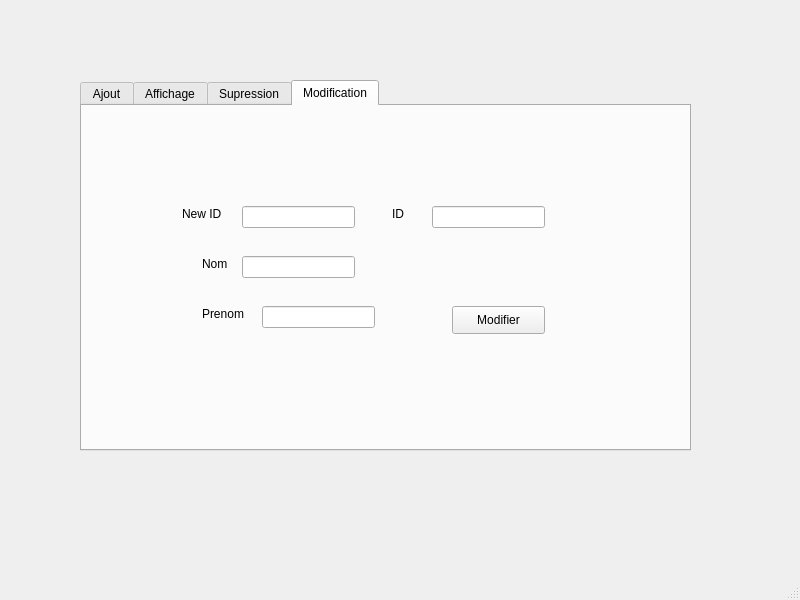
<?xml version="1.0" encoding="UTF-8"?>
<ui version="4.0">
 <class>MainWindow</class>
 <widget class="QMainWindow" name="MainWindow">
  <property name="geometry">
   <rect>
    <x>0</x>
    <y>0</y>
    <width>800</width>
    <height>600</height>
   </rect>
  </property>
  <property name="windowTitle">
   <string>MainWindow</string>
  </property>
  <widget class="QWidget" name="centralwidget">
   <widget class="QTabWidget" name="tabWidget">
    <property name="geometry">
     <rect>
      <x>80</x>
      <y>80</y>
      <width>611</width>
      <height>371</height>
     </rect>
    </property>
    <property name="currentIndex">
     <number>3</number>
    </property>
    <widget class="QWidget" name="tab">
     <attribute name="title">
      <string>Ajout</string>
     </attribute>
     <widget class="QLabel" name="label">
      <property name="geometry">
       <rect>
        <x>110</x>
        <y>80</y>
        <width>56</width>
        <height>16</height>
       </rect>
      </property>
      <property name="text">
       <string>ID</string>
      </property>
     </widget>
     <widget class="QLabel" name="label_2">
      <property name="geometry">
       <rect>
        <x>110</x>
        <y>130</y>
        <width>56</width>
        <height>16</height>
       </rect>
      </property>
      <property name="text">
       <string>Nom</string>
      </property>
     </widget>
     <widget class="QLabel" name="label_3">
      <property name="geometry">
       <rect>
        <x>110</x>
        <y>180</y>
        <width>56</width>
        <height>16</height>
       </rect>
      </property>
      <property name="text">
       <string>Prenom</string>
      </property>
     </widget>
     <widget class="QLineEdit" name="lineEdit_ID">
      <property name="geometry">
       <rect>
        <x>150</x>
        <y>80</y>
        <width>113</width>
        <height>22</height>
       </rect>
      </property>
     </widget>
     <widget class="QLineEdit" name="lineEdit_Nom">
      <property name="geometry">
       <rect>
        <x>150</x>
        <y>130</y>
        <width>113</width>
        <height>22</height>
       </rect>
      </property>
     </widget>
     <widget class="QLineEdit" name="lineEdit_Prenom">
      <property name="geometry">
       <rect>
        <x>170</x>
        <y>180</y>
        <width>113</width>
        <height>22</height>
       </rect>
      </property>
     </widget>
     <widget class="QPushButton" name="pushButton">
      <property name="geometry">
       <rect>
        <x>370</x>
        <y>180</y>
        <width>93</width>
        <height>28</height>
       </rect>
      </property>
      <property name="text">
       <string>Ajouter</string>
      </property>
     </widget>
    </widget>
    <widget class="QWidget" name="tab_3">
     <attribute name="title">
      <string>Affichage</string>
     </attribute>
     <widget class="QTableView" name="tableView">
      <property name="geometry">
       <rect>
        <x>70</x>
        <y>40</y>
        <width>461</width>
        <height>261</height>
       </rect>
      </property>
     </widget>
    </widget>
    <widget class="QWidget" name="tab_2">
     <attribute name="title">
      <string>Supression</string>
     </attribute>
     <widget class="QLabel" name="label_4">
      <property name="geometry">
       <rect>
        <x>160</x>
        <y>150</y>
        <width>56</width>
        <height>16</height>
       </rect>
      </property>
      <property name="text">
       <string>ID</string>
      </property>
     </widget>
     <widget class="QLineEdit" name="lineEdit_IDS">
      <property name="geometry">
       <rect>
        <x>190</x>
        <y>150</y>
        <width>113</width>
        <height>22</height>
       </rect>
      </property>
     </widget>
     <widget class="QPushButton" name="pushButton_2">
      <property name="geometry">
       <rect>
        <x>250</x>
        <y>250</y>
        <width>93</width>
        <height>28</height>
       </rect>
      </property>
      <property name="text">
       <string>Supprimer</string>
      </property>
     </widget>
    </widget>
    <widget class="QWidget" name="tab_4">
     <attribute name="title">
      <string>Modification</string>
     </attribute>
     <widget class="QLabel" name="label_5">
      <property name="geometry">
       <rect>
        <x>120</x>
        <y>200</y>
        <width>56</width>
        <height>16</height>
       </rect>
      </property>
      <property name="text">
       <string>Prenom</string>
      </property>
     </widget>
     <widget class="QLineEdit" name="lineEdit_Prenom_2">
      <property name="geometry">
       <rect>
        <x>180</x>
        <y>200</y>
        <width>113</width>
        <height>22</height>
       </rect>
      </property>
     </widget>
     <widget class="QLabel" name="label_6">
      <property name="geometry">
       <rect>
        <x>100</x>
        <y>100</y>
        <width>56</width>
        <height>16</height>
       </rect>
      </property>
      <property name="text">
       <string>New ID</string>
      </property>
     </widget>
     <widget class="QLineEdit" name="lineEdit_ID_2">
      <property name="geometry">
       <rect>
        <x>160</x>
        <y>100</y>
        <width>113</width>
        <height>22</height>
       </rect>
      </property>
     </widget>
     <widget class="QLabel" name="label_7">
      <property name="geometry">
       <rect>
        <x>120</x>
        <y>150</y>
        <width>56</width>
        <height>16</height>
       </rect>
      </property>
      <property name="text">
       <string>Nom</string>
      </property>
     </widget>
     <widget class="QLineEdit" name="lineEdit_Nom_2">
      <property name="geometry">
       <rect>
        <x>160</x>
        <y>150</y>
        <width>113</width>
        <height>22</height>
       </rect>
      </property>
     </widget>
     <widget class="QPushButton" name="pushButton_3">
      <property name="geometry">
       <rect>
        <x>370</x>
        <y>200</y>
        <width>93</width>
        <height>28</height>
       </rect>
      </property>
      <property name="text">
       <string>Modifier</string>
      </property>
     </widget>
     <widget class="QLineEdit" name="lineEdit_ID_3">
      <property name="geometry">
       <rect>
        <x>350</x>
        <y>100</y>
        <width>113</width>
        <height>22</height>
       </rect>
      </property>
     </widget>
     <widget class="QLabel" name="label_15">
      <property name="geometry">
       <rect>
        <x>310</x>
        <y>100</y>
        <width>56</width>
        <height>16</height>
       </rect>
      </property>
      <property name="text">
       <string>ID</string>
      </property>
     </widget>
    </widget>
   </widget>
  </widget>
  <widget class="QMenuBar" name="menubar">
   <property name="geometry">
    <rect>
     <x>0</x>
     <y>0</y>
     <width>800</width>
     <height>26</height>
    </rect>
   </property>
  </widget>
  <widget class="QStatusBar" name="statusbar"/>
 </widget>
 <resources/>
 <connections/>
</ui>
